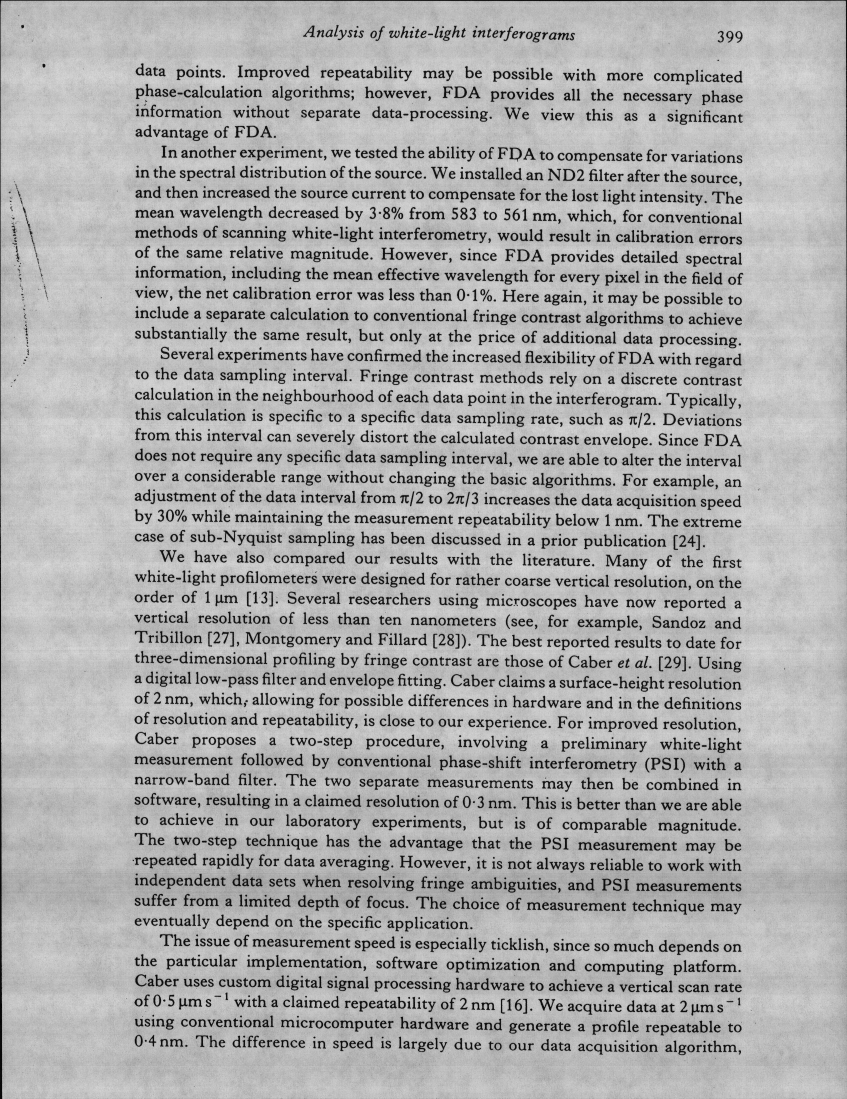
#> input picture inimg.png, 1694 x 2197 px (shown at 1/2 size)
$ python OCR.py
#> lines starting #> are read from the running program, lines starting #| are printed output that depends on the picture; after the words box and inside, x2 and y2 are one past the last pixel; in counts of white or black regions, pixels touching at a corner belong together
import os.path
import cv2
import numpy as np
from numpy.core.fromnumeric import reshape
import matplotlib as mpl
import matplotlib.pyplot as plt
mpl.use("TkAgg")

BaseDir = os.path.dirname(os.path.abspath(__file__))
print(BaseDir)
inimg = os.path.join(BaseDir, 'inimg.png')

imgsrc = cv2.imread(inimg)
#> imgsrc is the input picture: shape (2197, 1694, 3); min 0, max 229, mean 171.4
src_h, src_w, scr_c= imgsrc.shape
#> src_h = 2197; src_w = 1694; scr_c = 3
if (src_w>1600):
    expect_h = src_h/src_w*1600
#> expect_h = 2075.1
    expect_h = int(expect_h)
#> expect_h = 2075
    img= cv2.resize(imgsrc, (1600,expect_h), interpolation=cv2.INTER_AREA)
elif (src_w<1600):
    expect_h = src_h/src_w*1600
    expect_h = int(expect_h)
    img= cv2.resize(imgsrc, (1600,expect_h), interpolation=cv2.INTER_NEAREST)

gray = cv2.cvtColor(img, cv2.COLOR_BGR2GRAY)

####CONVOLUTION 1####
## Pre-Processing for Paragraph detection ##
line_img = cv2.resize(gray, (800,int(expect_h/2)), interpolation=cv2.INTER_AREA)
para_img = cv2.resize(gray, (400,int(expect_h/4)), interpolation=cv2.INTER_AREA)
para_blur = cv2.blur(para_img, (45,3))
para_thresh_val, para_thresh = cv2.threshold(para_blur, 0, 255, cv2.THRESH_OTSU)
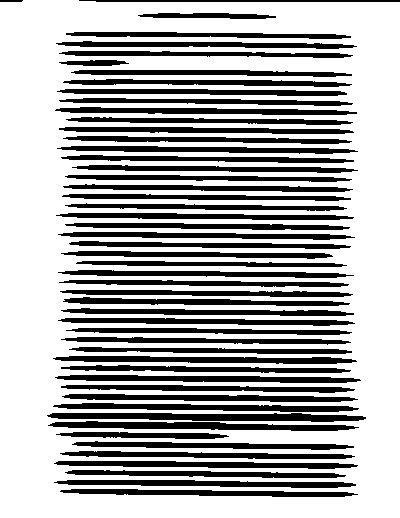
#> para_thresh: shape (518, 400); 66.8% white; 52 black regions, largest, box (x1, y1, x2, y2) and area: (47, 413, 366, 422) 2038, (48, 421, 359, 431) 1866, (53, 356, 357, 364) 1674
#> para_thresh_val = 164
para_blur_x2 = cv2.blur(para_thresh, (1,30))
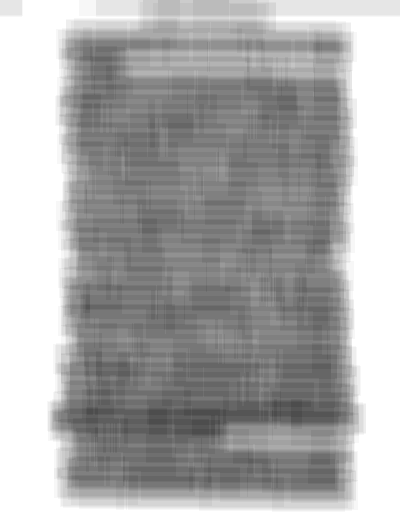
#> para_blur_x2: shape (518, 400); min 77, max 255, mean 170.6
## END ##

## Paragraph Detection ##
def contourprocess(inputimg):
    thresh_val, thresh = cv2.threshold(inputimg, 0, 255, cv2.THRESH_OTSU + cv2.THRESH_BINARY_INV)
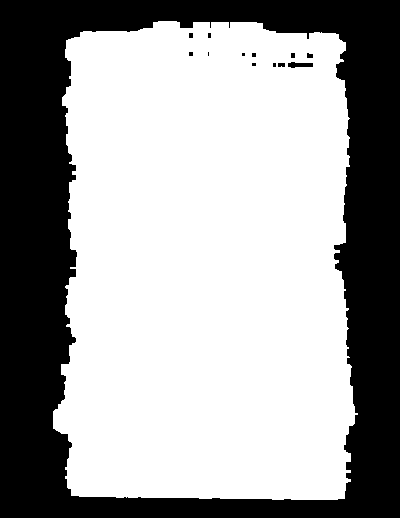
#> thresh: shape (518, 400); 63% white; 13 black regions (7 under 20 px)
#> thresh_val = 179
    contours, hierarchy = cv2.findContours(thresh, cv2.RETR_EXTERNAL, cv2.CHAIN_APPROX_SIMPLE)
#> contours = 1 contour; box (x1, y1, x2, y2) and area: (53, 21, 358, 500) 130024

    pre_sort=[] #list to contain all the contour boxes before proper arrangement

    for cnt in contours:
        x, y, w, h = cv2.boundingRect(cnt)
        pre_sort.append((x,y,w,h))
#> this loop made 1 pass
#> (x, y, w, h) on pass 1: (53, 21, 305, 479)
#> after the loop, pre_sort = [(53, 21, 305, 479)]

    sort_arr=np.array(pre_sort, dtype=[('loc_x', np.int32), ('loc_y', np.int32), ('char_w', np.int32), ('char_h', np.int32)])
    sort_arr=np.sort(sort_arr, order='loc_x')

    hsv=cv2.cvtColor(thresh,cv2.COLOR_GRAY2RGB)
#> hsv: shape (518, 400, 3); 63% white; 13 black regions (7 under 20 px), largest, box (x1, y1, x2, y2) and area: (0, 0, 400, 518) 76317, (288, 62, 313, 68) 108, (278, 63, 285, 67) 27, (307, 53, 313, 58) 26, (189, 33, 193, 38) 20, (291, 53, 295, 58) 20

    step=0
    crop_arr=[]
    while step<expect_h:
        f=0
        for val in sort_arr:
            x = sort_arr[f]['loc_x']
            y = sort_arr[f]['loc_y']
            w = sort_arr[f]['char_w']
            h = sort_arr[f]['char_h']
            if ((y+h)>step and (y+h)<=(step+8)):  # scans screen for contours in 8px slices
                if (x,y,w,h) in crop_arr:
                    print("Not optimized")
                else:
                    test=cv2.rectangle(hsv, (x,y), (x+w , y+h), (255,0,0), 2)
                    #cv2.imshow('test',test)
                    #cv2.waitKey(500)
                    crop_arr.append((x,y,w,h))
            f=f+1
        step=step+8
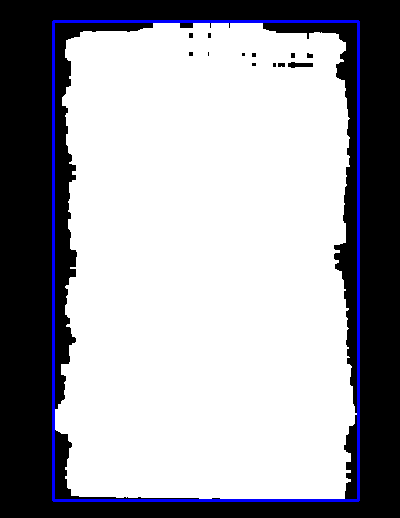
#> hsv: shape (518, 400, 3); mean B, G, R 166.3, 160.5, 160.5
#> after the loop, crop_arr = [(53, 21, 305, 479)]; step = 2080
    return crop_arr


def convulextractor(extract_list, scale_factor, inputimg, scale_factor_D, featurex2img):
#> called with scale_factor = 1, scale_factor_D = 2
    extract_arr = np.array(extract_list, dtype=[('loc_x', np.int32), ('loc_y', np.int32), ('char_w', np.int32), ('char_h', np.int32)])
    f=0
    extracted = []
    featureimg = []
    for val in extract_arr:
        x = extract_arr[f]['loc_x']
        y = extract_arr[f]['loc_y']
        w = extract_arr[f]['char_w']
        h = extract_arr[f]['char_h']
        crop = inputimg[((y-12)*scale_factor):((y+h+12)*scale_factor),((x-12)*scale_factor):((x+w)*scale_factor)]
        extracted.append(crop)
        crop = featurex2img[((y-12)*scale_factor_D):((y+h+12)*scale_factor_D),(x*scale_factor_D):((x+w)*scale_factor_D)]
        featureimg.append(crop)
        f=f+1
#> this loop made 1 pass
#> (x, y, w, h, f) on pass 1: (53, 21, 305, 479, 1)
#> pass 1, in convulextractor, `crop = featurex2img[((y-12)*scale_factor_D):((y+h+12)*scale_factor_D),..`:
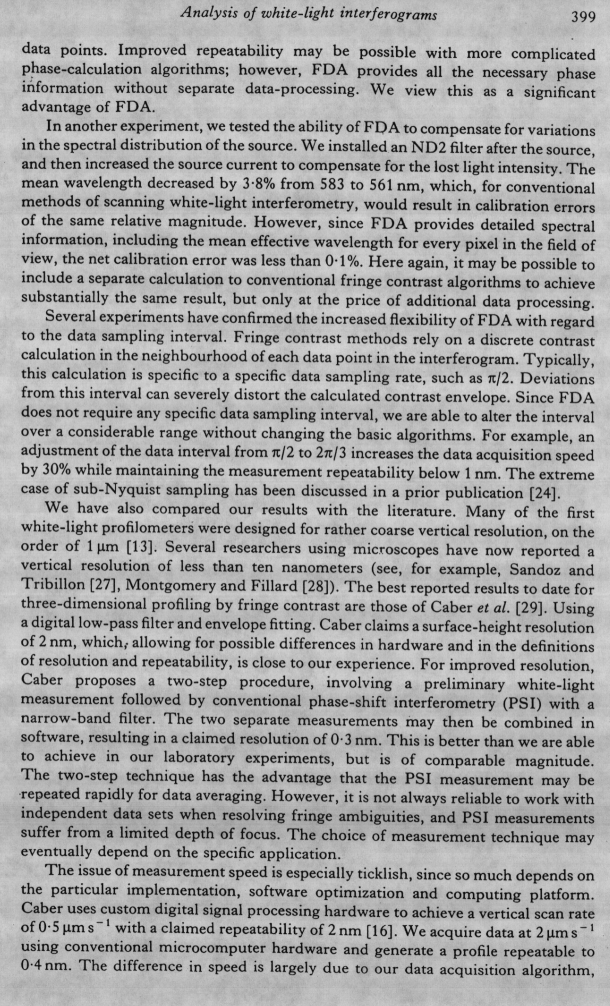
#> crop: shape (1006, 610); min 10, max 221, mean 164.8
#> after the loop, extracted = 1 item; f = 1; featureimg = 1 item
    return extracted, featureimg

para, para_D = convulextractor(contourprocess(para_blur_x2), 1, para_blur, 2, line_img)
#> para = 1 item; para_D = 1 item

## Pre-Processing for line detection ##
## NOT SETUP FOR NOW
## FOR OPTIMIZATION LATER
## END ##
f=0
for val in para:
    val_D = para_D[f]
    cv2.imshow('test', val_D)
    cv2.waitKey(500)
    lines, lines_D = convulextractor(contourprocess(val), 2, val_D, 2, gray)
#> this loop made 1 pass
#> thresh_val in contourprocess on pass 1: 162
#> pass 1, in contourprocess (call 2), `thresh_val, thresh = cv2.threshold(inputimg, 0, 255, cv2.THRESH_OTSU +..`:
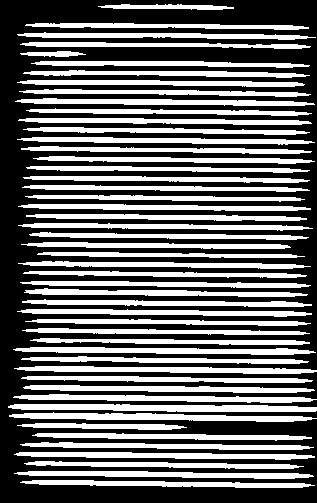
#> thresh: shape (503, 317); 40.8% white; 50 white regions, largest, box (x1, y1, x2, y2) and area: (8, 404, 317, 412) 1915, (9, 412, 317, 422) 1756, (13, 347, 316, 355) 1596

f=0
for val in lines:
    val_D=lines_D[f]
    cv2.imshow('test', val)
    cv2.waitKey(500)
#> this loop made 50 passes
#> pass 2, `cv2.imshow('test', val)`:
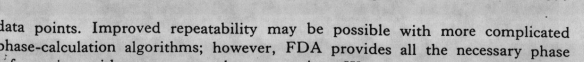
#> window 'test': shape (62, 584); min 13, max 213, mean 174.2
    #words = convulextractor(contourprocess(val), 2, line_img)
